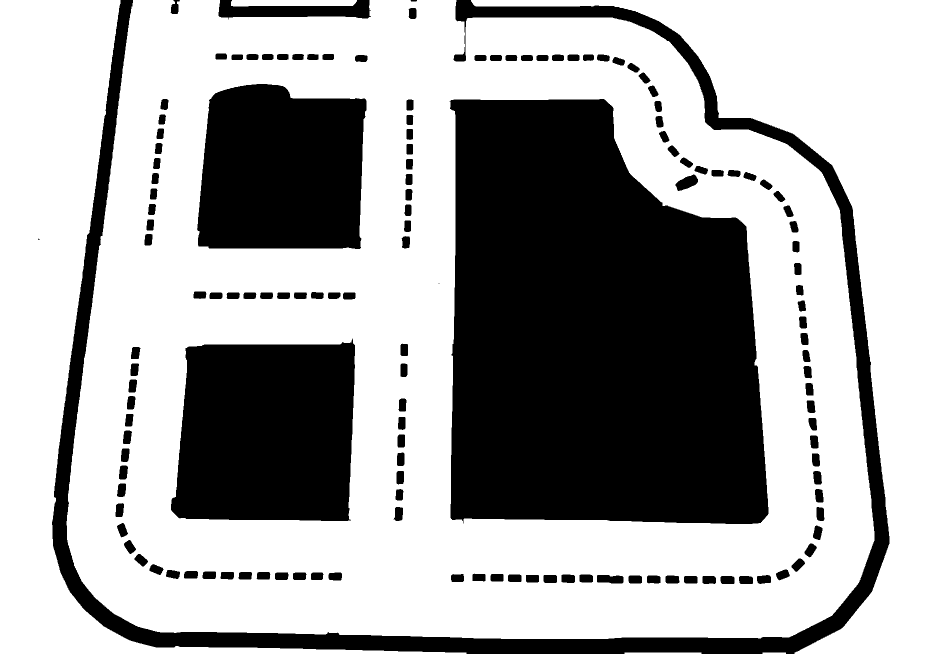
#> input picture occupancy_grid.png, 1896 x 1308 px (shown at 1/2 size)
$ python locatest.py
#> lines starting #> are read from the running program, lines starting #| are printed output that depends on the picture; after the words box and inside, x2 and y2 are one past the last pixel; in counts of white or black regions, pixels touching at a corner belong together
import cv2
import os

# Load the occupancy grid map image (Map)
map_image = cv2.imread('occupancy_grid.png', 0)  # Load the image as grayscale
#> map_image: shape (1308, 1896); 65.5% white; 146 black regions (2 under 20 px), largest, box (x1, y1, x2, y2) and area: (899, 198, 1537, 1048) 452980, (104, 0, 1779, 1308) 127846, (342, 677, 710, 1042) 120094

# Define constants and parameters
grid_resolution = 0.1  # meters per pixel (adjust as needed)
map_height, map_width = map_image.shape
#> map_height = 1308; map_width = 1896
robot_pose = [map_width // 2, map_height // 2]
#> robot_pose = [948, 654]

# Directory containing robot perception images
image_dir = r'C:\Users\inesl\OneDrive\Bureau\ETH 11\Duckietown\project\Tour2'


# Function to find the robot's position in the map using template matching
def find_robot_position(map_image, perception_image):
    result = cv2.matchTemplate(map_image, perception_image, cv2.TM_CCOEFF_NORMED)
    _, _, _, max_loc = cv2.minMaxLoc(result)
    return max_loc

# Process each image in the directory
for filename in sorted(os.listdir(image_dir)):
    if filename.endswith('.png'):
        image_path = os.path.join(image_dir, filename)

        # Load the image from the robot's perception
        perception_image = cv2.imread(image_path, 0)
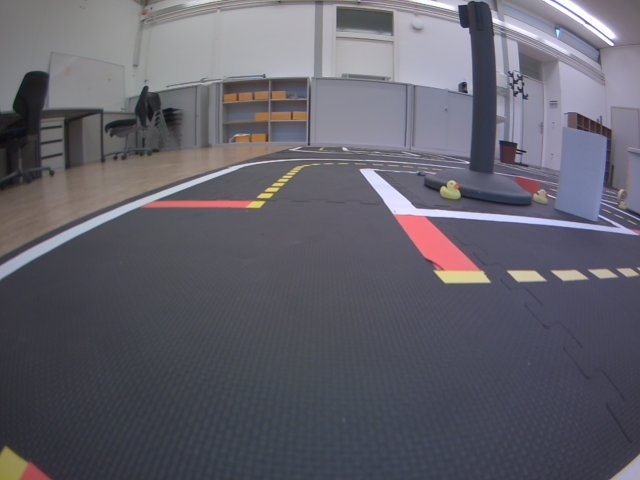
#> input picture Tour2/00001.png, 640 x 480 px, found by its file name
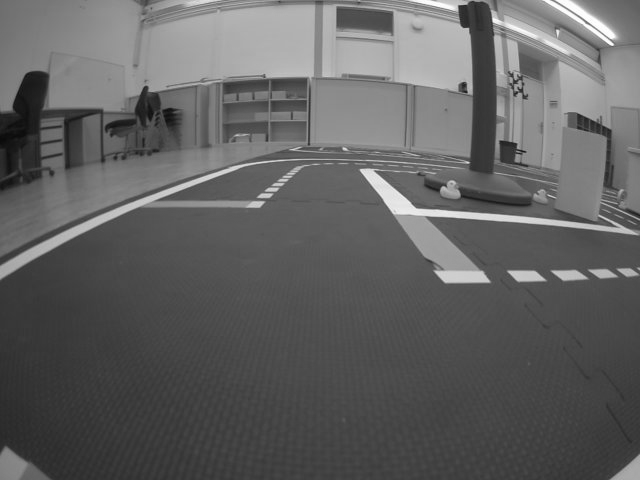
#> perception_image: shape (480, 640); min 10, max 255, mean 97.9

        # Find the robot's position in the map
        robot_position = find_robot_position(map_image, perception_image)
#> in find_robot_position, `result = cv2.matchTemplate(map_image, perception_image, cv2.TM_CCOEFF_..`:
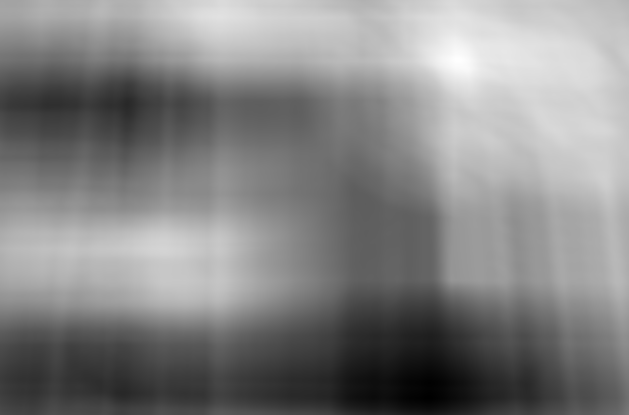
#> result: shape (829, 1257) float32 (shown at 1/2 size); min -0.603, max 0.536, mean -0.0123; drawn with min black and max white
#> in find_robot_position, `_, _, _, max_loc = cv2.minMaxLoc(result)`: max_loc = (917, 119)
#> robot_position = (917, 119)

        # Update the robot's estimated pose (x, y) based on the result
        robot_pose = [robot_position[0], robot_position[1]]
#> robot_pose = [917, 119]
#> pass 2 of the loop `for filename in sorted(os.listdir(image_dir)):`:
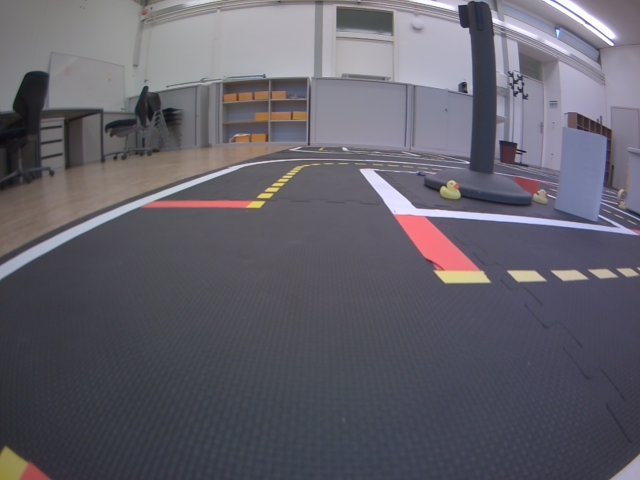
#> input picture Tour2/00002.png, 640 x 480 px, found by its file name
#> `perception_image = cv2.imread(image_path, 0)`:
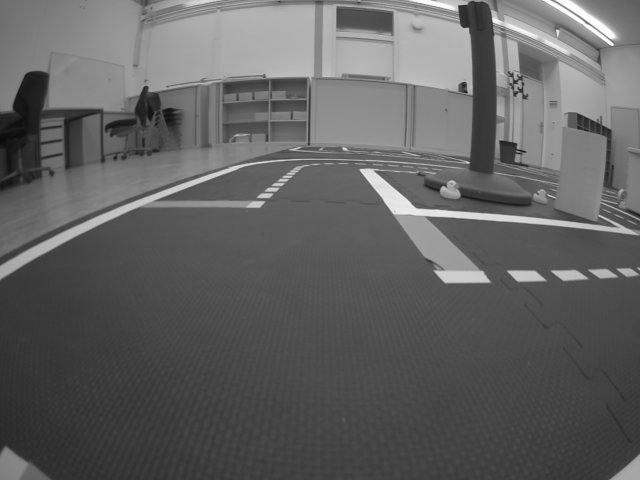
#> perception_image: shape (480, 640); min 10, max 255, mean 97.9
#> in find_robot_position (call 2), `result = cv2.matchTemplate(map_image, perception_image, cv2.TM_CCOEFF_..`:
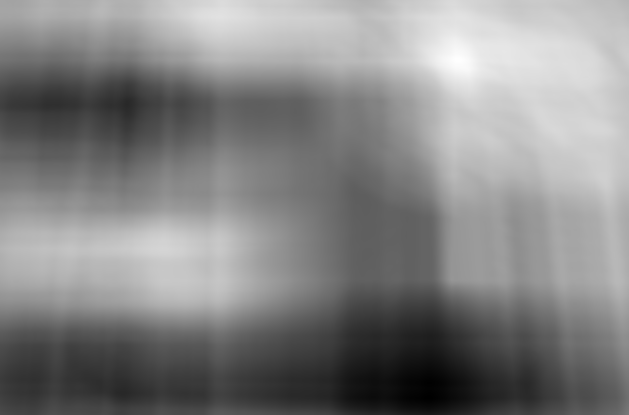
#> result: shape (829, 1257) float32 (shown at 1/2 size); min -0.603, max 0.534, mean -0.0126; drawn with min black and max white
#> pass 3 of the loop `for filename in sorted(os.listdir(image_dir)):`:
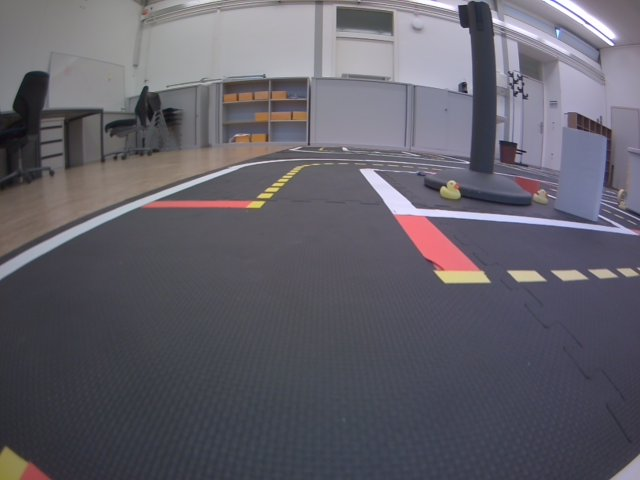
#> input picture Tour2/00008.png, 640 x 480 px, found by its file name
#> `perception_image = cv2.imread(image_path, 0)`:
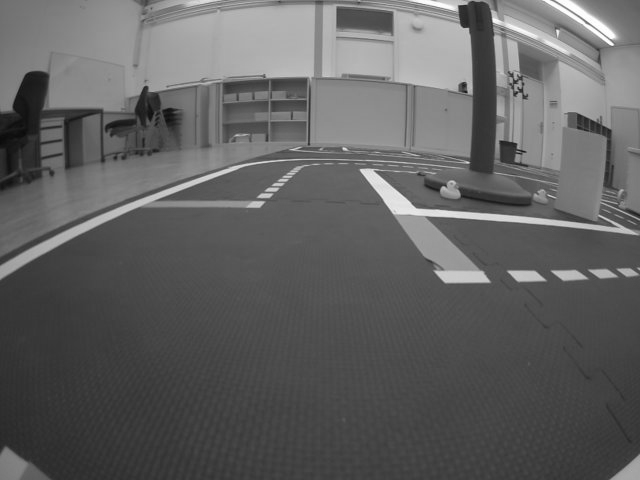
#> perception_image: shape (480, 640); min 10, max 255, mean 97.3
#> in find_robot_position (call 3), `result = cv2.matchTemplate(map_image, perception_image, cv2.TM_CCOEFF_..`:
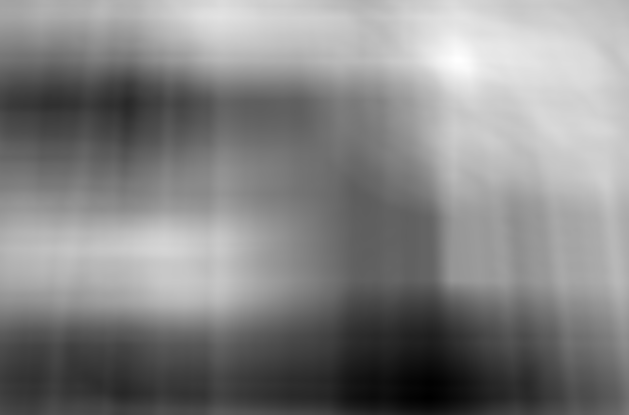
#> result: shape (829, 1257) float32 (shown at 1/2 size); min -0.605, max 0.537, mean -0.0119; drawn with min black and max white

# Visualize the map with the robot's estimated position
map_with_robot = map_image.copy()
cv2.circle(map_with_robot, (robot_pose[0], robot_pose[1]), 5, (0, 0, 255), -1)  # Red dot for the robot
#> map_with_robot: shape (1308, 1896); 65.5% white; 146 black regions (2 under 20 px), largest, box (x1, y1, x2, y2) and area: (899, 198, 1537, 1048) 452980, (104, 0, 1779, 1308) 127854, (342, 677, 710, 1042) 120094
resized_map_with_robot = cv2.resize(map_with_robot, (500, 500))
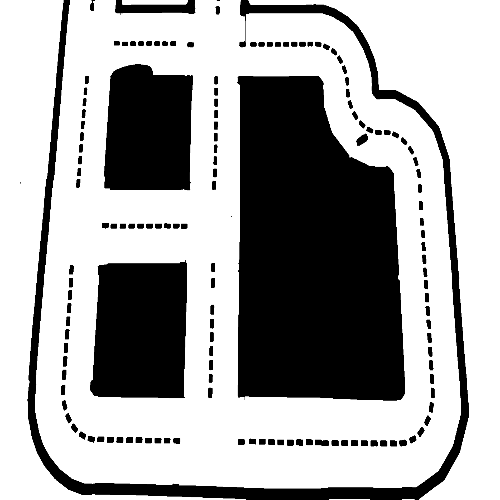
#> resized_map_with_robot: shape (500, 500); min 0, max 255, mean 167.1
cv2.imshow('Map with Robot', resized_map_with_robot)
cv2.waitKey(0)  # Wait for a key press to close the window

# Close the OpenCV window
cv2.destroyAllWindows()
